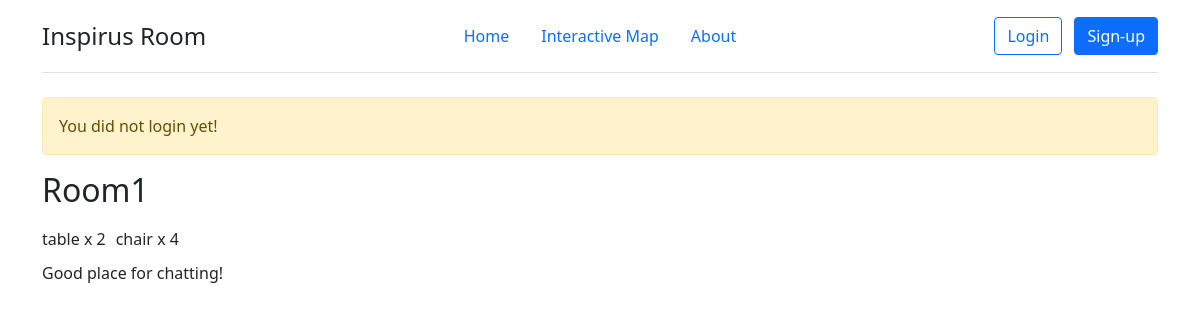
Screenshot of /booking/booking_room?roomid=1 with the database file from the repository.
### booking/models.py (models this page shows, shortened)
class Room(models.Model):
    room_id = models.AutoField(primary_key=True)
    name =  models.CharField(max_length=25)
    room_address =  models.CharField(max_length=255)
    feature_list = models.ForeignKey(FeatureList,on_delete=models.SET_NULL,null=True)
    guideline = models.ForeignKey(GuideLine,on_delete=models.SET_NULL,null=True)
    other_detail =  models.CharField(max_length=255)
    qe_code_url =  models.CharField(max_length=255)
    picture = models.CharField(max_length=50,default="")
    def feature_detail(self):
        return FeatureListToFeature.objects.filter(feature_list=self.feature_list)

class FeatureListToFeature(models.Model):
    feature_list =  models.ForeignKey(FeatureList,on_delete=models.CASCADE)
    feature = models.ForeignKey(Feature,on_delete=models.CASCADE)
    feature_count = models.IntegerField()

class Feature(models.Model):
    feature_id = models.AutoField(primary_key=True)
    name =  models.CharField(max_length=25)

class GuideLine(models.Model):
    guideline_id = models.AutoField(primary_key=True)
    name =  models.CharField(max_length=25)
    content =  models.CharField(max_length=255)
    def __str__(self):
        return self.content

### booking/views.py (the view)
# urls.py: path('booking_room', views.booking_room, name='booking_room'),
def booking_room(request):
     room_id = request.GET.get("roomid")
     student_id = None
     student_name = None
     try:
          student_id = request.session['student_id']
          student_name = request.session['student_name']
     except:
          pass
     room = Room.objects.get(room_id = room_id)
     bookings = Booking.objects.filter(room=Room.objects.get(room_id=room_id))
     for obj in bookings:
          obj.start_time = str(int(datetime.timestamp(datetime.strptime(obj.start_time,"%Y-%m-%d %H:%M:%S"))))+"000"
          obj.end_time = str(int(datetime.timestamp(datetime.strptime(obj.end_time,"%Y-%m-%d %H:%M:%S"))))+"000"
     return render(request, 'booking/booking_room.html', {'room':room,'student_id':student_id,'student_name':student_name,"bookings":serializers.serialize("json", bookings)})

### booking/templates/booking/booking_room.html (shortened to what this page needs)
{% extends 'booking/public/base.html' %}
{% block content  %}
    <h2>{{room.name}}</h2>
    {% for f in room.feature_detail %}
        <div class="feature_block">{{f.feature.name}} x {{f.feature_count}}</div>
    {% endfor %}
    <p>{{room.guideline}}</p>
    <div id="calendar" style="height: 200px;"></div>
{% endblock %}

### booking/static/booking/style/customize.css (style rules this page uses)
.feature_block { padding: 10px 10px 10px 0px; float: left; }

### rows the page displays
Room: name "Room1", guideline "Good place for chatting!"
FeatureListToFeature: feature.name "table", feature_count "2"
FeatureListToFeature: feature.name "chair", feature_count "4"
